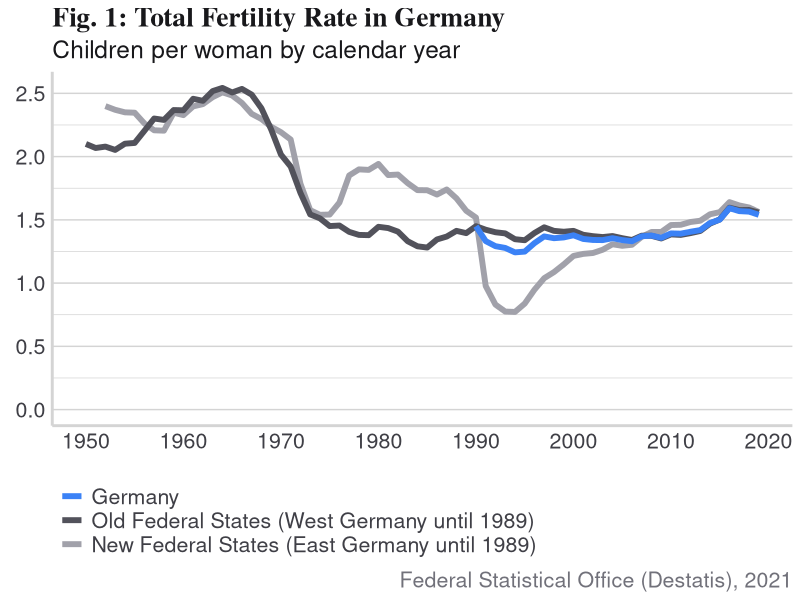
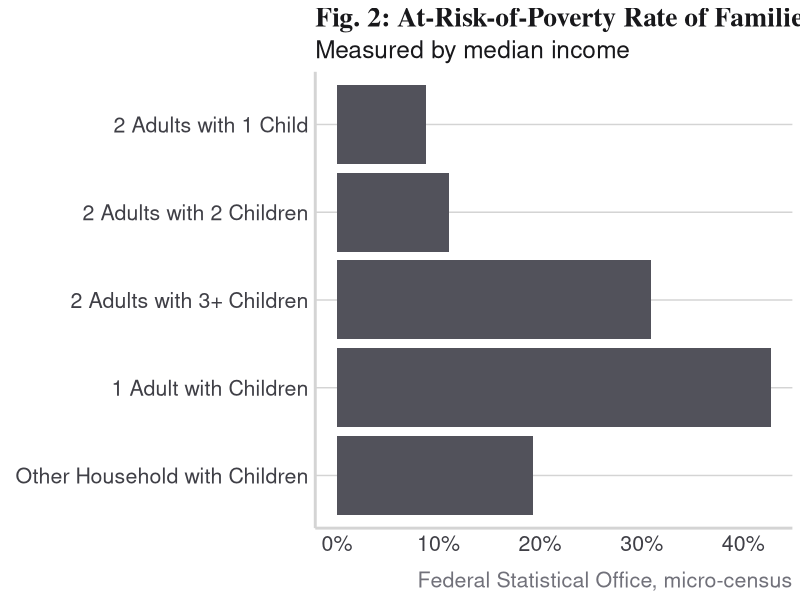
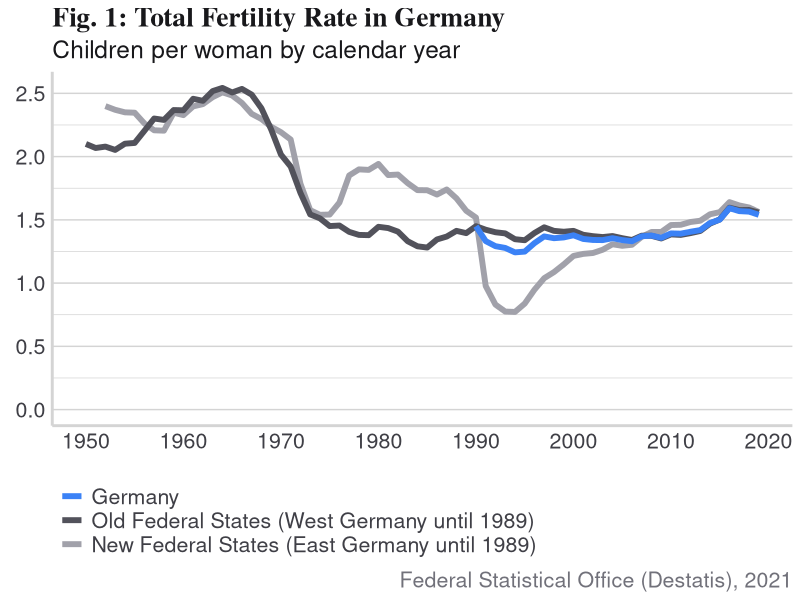
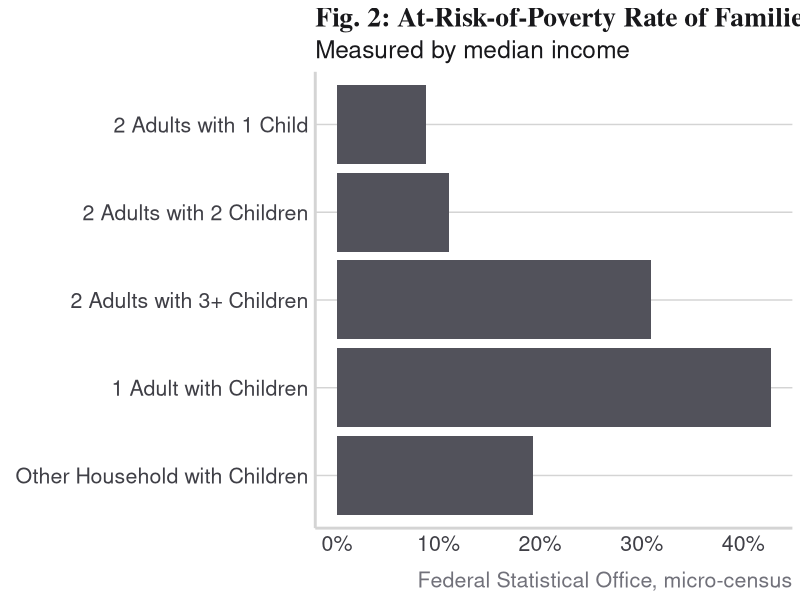

Reproduce these figures in R, in order. (Note: this script raises an error after producing the figures.)
## ---- chunk 1
knitr::opts_chunk$set(
  # centers figures in the document
  fig.align = 'center',
  # display source code in the document
  echo = TRUE,
  # preserve messages emitted
  message = FALSE,
  # preserve warnings emitted
  warning = FALSE
)
## ---- chunk 2
library(here)
library(maps)
library(readxl)
library(tidyverse)
## ---- chunk 3
colors_primary = list(
  very_light_blue = "#DBEAFE",
  light_blue = "#93C5FD",
  blue = "#3B82F6",
  dark_blue = "#1D4ED8",
  very_dark_blue = "#1E3A8A",
  very_light_gray = "#E4E4E7",
  light_gray = "#A1A1AA",
  dark_gray = "#52525B"
)

colors_secondary = list(
  title = "#18181B",
  text = "#3F3F46",
  line = "#D4D4D4",
  caption = "#71717A"
)
## ---- chunk 4
fertility_rate <-
  read_delim(
    file = here("data", "completed-cohort-fertility.csv"),
    delim = ";",
    escape_double = FALSE,
    col_names = c("Year",
                  "Germany",
                  "Old Federal States",
                  "New Federal States"),
    col_types = "innn",
    locale = locale(
      decimal_mark = ".",
      grouping_mark = ",",
      encoding = "UTF-8"
    ),
    trim_ws = TRUE,
    skip = 1
  )

tail(fertility_rate)
## ---- chunk 5
fertility_rate_long <- fertility_rate %>%
  gather(key = "Country/Region",
         value = "Total Fertility Rate", -"Year")

tail(fertility_rate_long)
## ---- chunk 6
# change factor order
fertility_rate_long$`Country/Region` <-
  factor(
    fertility_rate_long$`Country/Region`,
    c("New Federal States",
      "Old Federal States",
      "Germany")
  )

# rename factors
fertility_rate_long$`Country/Region` <- recode(
  fertility_rate_long$`Country/Region`,
  `New Federal States` = "New Federal States (East Germany until 1989)",
  `Old Federal States`  = "Old Federal States (West Germany until 1989)",
  `Germany` = "Germany"
)

levels(fertility_rate_long$`Country/Region`)
## ---- chunk 7
ggplot(
  data = fertility_rate_long,
  mapping = aes(x = Year,
                y = `Total Fertility Rate`,
                color = `Country/Region`)
) +
  geom_line(size = 2) +
  # starting y-axis from y=0
  expand_limits(y = 0) +
  # setting custom color scale
  scale_color_manual(
    values = c(
      colors_primary$light_gray,
      colors_primary$dark_gray,
      colors_primary$blue
    )
  ) +
  # setting x-axis scale from 1950 to 2020 in 10-year intervals
  scale_x_continuous(breaks = seq(from = 1950, to = 2020, by = 10)) +
  # setting y-axis scale
  scale_y_continuous(breaks = seq(from = 0, to = 2.5, by = 0.5)) +
  labs(
    title = "Fig. 1: Total Fertility Rate in Germany",
    subtitle = "Children per woman by calendar year",
    x = element_blank(),
    y = element_blank(),
    caption = "Federal Statistical Office (Destatis), 2021"
  ) +
  # reverse order of legend
  guides(color = guide_legend(reverse = TRUE)) +
  # Theme And Styles
  theme_minimal() +
  theme(
    axis.line = element_line(
      color = colors_secondary$line,
      size = 1,
      linetype = "solid"
    ),
    axis.text = element_text(color = colors_secondary$text,
                             size = rel(1.4)),
    legend.direction = "vertical",
    legend.justification = "left",
    legend.position = "bottom",
    legend.text = element_text(color = colors_secondary$text,
                               size = rel(1.4)),
    legend.title = element_blank(),
    panel.grid = element_line(color = colors_secondary$line),
    panel.grid.major.x = element_blank(),
    panel.grid.minor.x = element_blank(),
    plot.caption = element_text(color = colors_secondary$caption,
                                size = rel(1.4)),
    plot.subtitle = element_text(color = colors_secondary$title,
                                 size = rel(1.6)),
    plot.title = element_text(
      color = colors_secondary$title,
      size = rel(1.8),
      face = "bold",
      family = "serif"
    )
  )
## ---- chunk 8
ggsave(
  "figures/plot_1_fertility_rate.png",
  width = 24,
  height = 18,
  units = "cm",
  dpi = "retina",
  bg = "white"
)
## ---- chunk 9
poverty_risk_rate <-
  read_excel(
    "data/Armutsgefaehrdungsquote-nach-Haushaltstyp.xlsx",
    # translate column names from German to English
    col_names = c(
      "Year",
      "1-Person Household",
      "2 Adults without Children",
      "Other Household without Children",
      "1 Adult with Children",
      "2 Adults with 1 Child",
      "2 Adults with 2 Children",
      "2 Adults with 3+ Children",
      "Other Household with Children"
    ),
    col_types = rep("numeric", times = 9),
    skip = 3,
    n_max = 15
  )
## ---- chunk 10
poverty_risk_rate <- poverty_risk_rate %>%
  filter(Year == 2019) %>%
  select(
    `Year`,
    `1 Adult with Children`,
    `2 Adults with 1 Child`,
    `2 Adults with 2 Children`,
    `2 Adults with 3+ Children`,
    `Other Household with Children`
  )

str(poverty_risk_rate)
## ---- chunk 11
poverty_risk_rate_long <- poverty_risk_rate %>%
  gather(key = "Household Type",
         value = "Poverty Risk Rate", -"Year")

poverty_risk_rate_long
## ---- chunk 12
poverty_risk_rate_long$`Household Type` <-
  factor(
    poverty_risk_rate_long$`Household Type`,
    c(
      "Other Household with Children",
      "1 Adult with Children",
      "2 Adults with 3+ Children",
      "2 Adults with 2 Children",
      "2 Adults with 1 Child"
    )
  )

levels(poverty_risk_rate_long$`Household Type`)
## ---- chunk 13
ggplot(data = poverty_risk_rate_long,
       mapping = aes(x = `Poverty Risk Rate`,
                     y = `Household Type`)) +
  geom_col(fill = colors_primary$dark_gray) +
  # format x-axis scale as percentage
  scale_x_continuous(
    labels = function(x)
      paste0(x, "%")
  ) +
  labs(
    title = "Fig. 2: At-Risk-of-Poverty Rate of Families",
    subtitle = "Measured by median income",
    x = element_blank(),
    y = element_blank(),
    caption = "Federal Statistical Office, micro-census"
  ) +
  theme_minimal() +
  theme(
    axis.line = element_line(
      color = colors_secondary$line,
      size = 1,
      linetype = "solid"
    ),
    axis.text = element_text(color = colors_secondary$text,
                             size = rel(1.4)),
    panel.grid = element_line(color = colors_secondary$line),
    panel.grid.major.x = element_blank(),
    panel.grid.minor.x = element_blank(),
    plot.caption = element_text(color = colors_secondary$caption,
                                size = rel(1.4)),
    plot.subtitle = element_text(color = colors_secondary$title,
                                 size = rel(1.6)),
    plot.title = element_text(
      color = colors_secondary$title,
      size = rel(1.8),
      face = "bold",
      family = "serif"
    ),
  )
## ---- chunk 14
ggsave(
  "figures/plot_2_poverty_risk_rate.png",
  width = 24,
  height = 18,
  units = "cm",
  dpi = "retina",
  bg = "white"
)
## ---- chunk 15
fertility_rate_eu <- read_csv(
  file = "data/estat_tps00199.csv",
  col_names = c("Country Code", seq(
    from = 2008, to = 2019, by = 1
  )),
  col_types = "cnnnnnnnnnnnn",
  na = ":",
  trim_ws = TRUE,
  skip = 1
)

head(fertility_rate_eu)
## ---- chunk 16
fertility_rate_eu <- fertility_rate_eu %>%
  mutate(`Country Code` = sub("A;TOTFERRT;", "", `Country Code`))

head(fertility_rate_eu)
## ---- chunk 17
eu_countries <- list(
  "BE" = "Belgium",
  "BG" = "Bulgaria",
  "CZ" = "Czechia",
  "DK" = "Denmark",
  "DE" = "Germany",
  "EE" = "Estonia",
  "IE" = "Ireland",
  "EL" = "Greece",
  "ES" = "Spain",
  "FR" = "France",
  "HR" = "Croatia",
  "IT" = "Italy",
  "CY" = "Cyprus",
  "LV" = "Latvia",
  "LT" = "Lithuania",
  "LU" = "Luxembourg",
  "HU" = "Hungary",
  "MT" = "Malta",
  "NL" = "Netherlands",
  "AT" = "Austria",
  "PL" = "Poland",
  "PT" = "Portugal",
  "RO" = "Romania",
  "SI" = "Slovenia",
  "SK" = "Slovakia",
  "FI" = "Finland",
  "SE" = "Sweden",
  "UK" = "United Kingdom"
)

efta_countries <- list(
  "IS" = "Iceland",
  "LI" = "Liechtenstein",
  "NO" = "Norway",
  "CH" = "Switzerland"
)
## ---- chunk 18
fertility_rate_eu <- fertility_rate_eu %>%
  select(`Country Code`, `2019`) %>%
  rename(`Fertility Rate` = `2019`) %>%
  filter(`Country Code` %in% c(names(eu_countries), names(efta_countries))) %>%
  mutate(region = as.character(append(eu_countries, efta_countries)[`Country Code`]))

head(fertility_rate_eu)
## ---- chunk 19
eu_map <- map_data("world")

eu_fertility_map <- left_join(eu_map, fertility_rate_eu, by = "region")

tail(eu_fertility_map)
## ---- chunk 20
ggplot(data = eu_fertility_map, mapping = aes(x = long, y = lat)) +
  geom_polygon(
    mapping = aes(group = group, fill = `Fertility Rate`),
    size = 0.25,
    color = colors_primary$very_light_gray
  ) +
  
  xlim(-25, 35) +
  ylim(34, 71.5) +
  coord_map() +
  theme_void() +
  scale_fill_stepsn(
    colors = c(
      colors_primary$very_light_blue,
      colors_primary$light_blue,
      colors_primary$blue,
      colors_primary$dark_blue,
      colors_primary$very_dark_blue
    ),
    na.value = colors_primary$very_light_gray
  ) +
  labs(
    title = "Fig. 3: Total Fertility Rates in Europe",
    subtitle = "EU and EFTA countries in 2019",
    x = element_blank(),
    y = element_blank(),
    caption = "Source: eurostat"
  ) +
  theme(
    legend.text = element_text(color = colors_secondary$text, size = rel(1.4)),
    legend.title = element_blank(),
    plot.caption = element_text(color = colors_secondary$caption,
                                size = rel(1.4)),
    plot.subtitle = element_text(color = colors_secondary$title,
                                 size = rel(1.6),),
    plot.title = element_text(
      color = colors_secondary$title,
      size = rel(1.8),
      face = "bold",
      family = "serif"
    )
  )
## ---- chunk 21
ggsave(
  "figures/plot_3_fertility_rate_eu.png",
  width = 24,
  height = 18,
  units = "cm",
  dpi = "retina",
  bg = "white"
)
